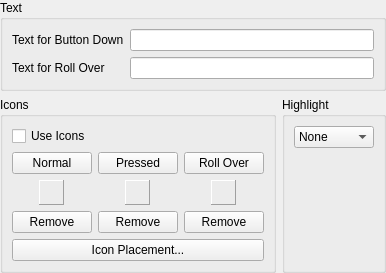
                <widget class="QWidget" name="page_3">
                 <layout class="QVBoxLayout" name="verticalLayout_5">
                  <property name="leftMargin">
                   <number>0</number>
                  </property>
                  <property name="topMargin">
                   <number>0</number>
                  </property>
                  <property name="rightMargin">
                   <number>0</number>
                  </property>
                  <property name="bottomMargin">
                   <number>0</number>
                  </property>
                  <item>
                   <widget class="QGroupBox" name="TextOptionGroup">
                    <property name="title">
                     <string>Text</string>
                    </property>
                    <layout class="QGridLayout" name="gridLayout_5">
                     <item row="0" column="0">
                      <widget class="QLabel" name="label_9">
                       <property name="text">
                        <string>Text for Button Down</string>
                       </property>
                      </widget>
                     </item>
                     <item row="0" column="1">
                      <widget class="QLineEdit" name="DownT"/>
                     </item>
                     <item row="1" column="0">
                      <widget class="QLabel" name="label_10">
                       <property name="text">
                        <string>Text for Roll Over</string>
                       </property>
                      </widget>
                     </item>
                     <item row="1" column="1">
                      <widget class="QLineEdit" name="TextO"/>
                     </item>
                    </layout>
                   </widget>
                  </item>
                  <item>
                   <layout class="QHBoxLayout" name="horizontalLayout_4">
                    <item>
                     <widget class="QGroupBox" name="IconOptionGroup">
                      <property name="title">
                       <string>Icons</string>
                      </property>
                      <layout class="QVBoxLayout" name="verticalLayout_6">
                       <item>
                        <widget class="QCheckBox" name="UseIcons">
                         <property name="text">
                          <string>Use Icons</string>
                         </property>
                        </widget>
                       </item>
                       <item>
                        <layout class="QHBoxLayout" name="horizontalLayout_5">
                         <item>
                          <layout class="QGridLayout" name="gridLayout_6">
                           <item row="2" column="0">
                            <widget class="QPushButton" name="IconNR">
                             <property name="text">
                              <string>Remove</string>
                             </property>
                            </widget>
                           </item>
                           <item row="1" column="0" alignment="Qt::AlignHCenter">
                            <widget class="QLabel" name="NiconPrev">
                             <property name="minimumSize">
                              <size>
                               <width>25</width>
                               <height>25</height>
                              </size>
                             </property>
                             <property name="maximumSize">
                              <size>
                               <width>25</width>
                               <height>25</height>
                              </size>
                             </property>
                             <property name="frameShape">
                              <enum>QFrame::Panel</enum>
                             </property>
                             <property name="frameShadow">
                              <enum>QFrame::Raised</enum>
                             </property>
                             <property name="text">
                              <string/>
                             </property>
                             <property name="scaledContents">
                              <bool>true</bool>
                             </property>
                            </widget>
                           </item>
                           <item row="0" column="0">
                            <widget class="QPushButton" name="IconN">
                             <property name="text">
                              <string>Normal</string>
                             </property>
                            </widget>
                           </item>
                          </layout>
                         </item>
                         <item>
                          <layout class="QGridLayout" name="gridLayout_9">
                           <item row="1" column="0" alignment="Qt::AlignHCenter">
                            <widget class="QLabel" name="PiconPrev">
                             <property name="minimumSize">
                              <size>
                               <width>25</width>
                               <height>25</height>
                              </size>
                             </property>
                             <property name="maximumSize">
                              <size>
                               <width>25</width>
                               <height>25</height>
                              </size>
                             </property>
                             <property name="frameShape">
                              <enum>QFrame::Panel</enum>
                             </property>
                             <property name="frameShadow">
                              <enum>QFrame::Raised</enum>
                             </property>
                             <property name="text">
                              <string/>
                             </property>
                             <property name="scaledContents">
                              <bool>true</bool>
                             </property>
                            </widget>
                           </item>
                           <item row="0" column="0">
                            <widget class="QPushButton" name="IconP">
                             <property name="text">
                              <string>Pressed</string>
                             </property>
                            </widget>
                           </item>
                           <item row="2" column="0">
                            <widget class="QPushButton" name="IconPR">
                             <property name="text">
                              <string>Remove</string>
                             </property>
                            </widget>
                           </item>
                          </layout>
                         </item>
                         <item>
                          <layout class="QGridLayout" name="gridLayout_11">
                           <item row="0" column="0">
                            <widget class="QPushButton" name="IconR">
                             <property name="text">
                              <string>Roll Over</string>
                             </property>
                            </widget>
                           </item>
                           <item row="1" column="0" alignment="Qt::AlignHCenter">
                            <widget class="QLabel" name="RiconPrev">
                             <property name="minimumSize">
                              <size>
                               <width>25</width>
                               <height>25</height>
                              </size>
                             </property>
                             <property name="maximumSize">
                              <size>
                               <width>25</width>
                               <height>25</height>
                              </size>
                             </property>
                             <property name="frameShape">
                              <enum>QFrame::Panel</enum>
                             </property>
                             <property name="frameShadow">
                              <enum>QFrame::Raised</enum>
                             </property>
                             <property name="text">
                              <string/>
                             </property>
                             <property name="scaledContents">
                              <bool>true</bool>
                             </property>
                            </widget>
                           </item>
                           <item row="2" column="0">
                            <widget class="QPushButton" name="IconRR">
                             <property name="text">
                              <string>Remove</string>
                             </property>
                            </widget>
                           </item>
                          </layout>
                         </item>
                        </layout>
                       </item>
                       <item>
                        <layout class="QHBoxLayout" name="horizontalLayout_6">
                         <item>
                          <widget class="QPushButton" name="PlaceIcon">
                           <property name="text">
                            <string>Icon Placement...</string>
                           </property>
                          </widget>
                         </item>
                        </layout>
                       </item>
                      </layout>
                     </widget>
                    </item>
                    <item>
                     <widget class="QGroupBox" name="HighlightOptionGroup">
                      <property name="title">
                       <string>Highlight</string>
                      </property>
                      <layout class="QVBoxLayout" name="verticalLayout_7">
                       <item alignment="Qt::AlignTop">
                        <widget class="QComboBox" name="ComboBox7_2">
                         <item>
                          <property name="text">
                           <string>None</string>
                          </property>
                         </item>
                         <item>
                          <property name="text">
                           <string>Highlight</string>
                          </property>
                         </item>
                         <item>
                          <property name="text">
                           <string>Invert</string>
                          </property>
                         </item>
                         <item>
                          <property name="text">
                           <string>Outlined</string>
                          </property>
                         </item>
                         <item>
                          <property name="text">
                           <string>Push</string>
                          </property>
                         </item>
                        </widget>
                       </item>
                      </layout>
                     </widget>
                    </item>
                   </layout>
                  </item>
                 </layout>
                </widget>
